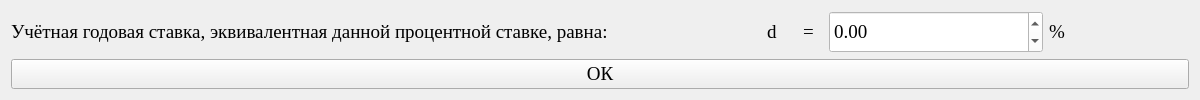
<?xml version="1.0" encoding="UTF-8"?>
<ui version="4.0">
 <class>Form</class>
 <widget class="QWidget" name="Form">
  <property name="geometry">
   <rect>
    <x>0</x>
    <y>0</y>
    <width>1200</width>
    <height>100</height>
   </rect>
  </property>
  <property name="minimumSize">
   <size>
    <width>1200</width>
    <height>100</height>
   </size>
  </property>
  <property name="maximumSize">
   <size>
    <width>1200</width>
    <height>100</height>
   </size>
  </property>
  <property name="windowTitle">
   <string>Расчёт учетных ставок, эквивалентных процентным ставкам</string>
  </property>
  <property name="styleSheet">
   <string notr="true"/>
  </property>
  <layout class="QGridLayout" name="gridLayout_2">
   <item row="0" column="0">
    <layout class="QGridLayout" name="gridLayout">
     <item row="0" column="0">
      <widget class="QLabel" name="label">
       <property name="minimumSize">
        <size>
         <width>750</width>
         <height>0</height>
        </size>
       </property>
       <property name="font">
        <font>
         <family>Times New Roman</family>
         <pointsize>14</pointsize>
        </font>
       </property>
       <property name="text">
        <string>Учётная годовая ставка, эквивалентная данной процентной ставке, равна:</string>
       </property>
      </widget>
     </item>
     <item row="0" column="1">
      <widget class="QLabel" name="label_2">
       <property name="minimumSize">
        <size>
         <width>30</width>
         <height>0</height>
        </size>
       </property>
       <property name="maximumSize">
        <size>
         <width>30</width>
         <height>16777215</height>
        </size>
       </property>
       <property name="font">
        <font>
         <family>Times New Roman</family>
         <pointsize>14</pointsize>
        </font>
       </property>
       <property name="text">
        <string>&lt;html&gt;&lt;head/&gt;&lt;body&gt;&lt;p&gt;d&lt;/p&gt;&lt;/body&gt;&lt;/html&gt;</string>
       </property>
      </widget>
     </item>
     <item row="0" column="2">
      <widget class="QLabel" name="label_3">
       <property name="minimumSize">
        <size>
         <width>20</width>
         <height>0</height>
        </size>
       </property>
       <property name="maximumSize">
        <size>
         <width>20</width>
         <height>16777215</height>
        </size>
       </property>
       <property name="font">
        <font>
         <family>Times New Roman</family>
         <pointsize>14</pointsize>
        </font>
       </property>
       <property name="text">
        <string>=</string>
       </property>
      </widget>
     </item>
     <item row="0" column="3">
      <widget class="QDoubleSpinBox" name="doubleSpinBox">
       <property name="enabled">
        <bool>false</bool>
       </property>
       <property name="minimumSize">
        <size>
         <width>214</width>
         <height>25</height>
        </size>
       </property>
       <property name="maximumSize">
        <size>
         <width>16777215</width>
         <height>220</height>
        </size>
       </property>
       <property name="font">
        <font>
         <family>Times New Roman</family>
         <pointsize>14</pointsize>
        </font>
       </property>
       <property name="styleSheet">
        <string notr="true">color: black; background-color: white;</string>
       </property>
       <property name="decimals">
        <number>2</number>
       </property>
       <property name="minimum">
        <double>-999999999.000000000000000</double>
       </property>
       <property name="maximum">
        <double>999999999.000000000000000</double>
       </property>
       <property name="singleStep">
        <double>0.010000000000000</double>
       </property>
       <property name="value">
        <double>0.000000000000000</double>
       </property>
      </widget>
     </item>
     <item row="0" column="4">
      <widget class="QLabel" name="label_4">
       <property name="minimumSize">
        <size>
         <width>30</width>
         <height>0</height>
        </size>
       </property>
       <property name="maximumSize">
        <size>
         <width>30</width>
         <height>16777215</height>
        </size>
       </property>
       <property name="font">
        <font>
         <family>Times New Roman</family>
         <pointsize>14</pointsize>
        </font>
       </property>
       <property name="text">
        <string>%</string>
       </property>
      </widget>
     </item>
     <item row="0" column="5">
      <widget class="QLabel" name="label_5">
       <property name="font">
        <font>
         <family>Times New Roman</family>
         <pointsize>14</pointsize>
        </font>
       </property>
       <property name="text">
        <string/>
       </property>
      </widget>
     </item>
    </layout>
   </item>
   <item row="1" column="0">
    <widget class="QPushButton" name="pushButton">
     <property name="font">
      <font>
       <family>Times New Roman</family>
       <pointsize>14</pointsize>
      </font>
     </property>
     <property name="styleSheet">
      <string notr="true"/>
     </property>
     <property name="text">
      <string>ОК</string>
     </property>
    </widget>
   </item>
  </layout>
 </widget>
 <resources/>
 <connections/>
</ui>
